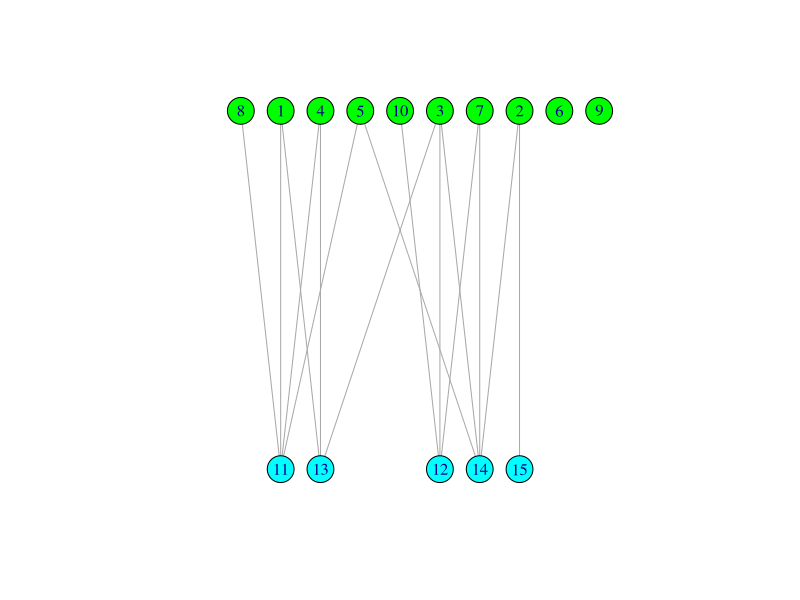
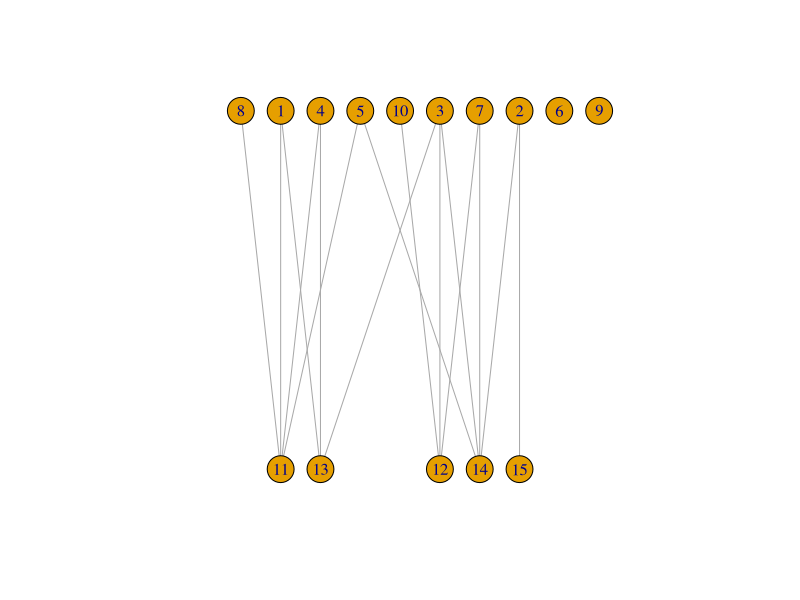

Source code (R) for these figures, in order:
library(igraph)


### Name: layout_as_bipartite
### Title: Simple two-row layout for bipartite graphs
### Aliases: layout_as_bipartite layout.bipartite as_bipartite
### Keywords: graphs

### ** Examples

# Random bipartite graph
inc <- matrix(sample(0:1, 50, replace = TRUE, prob=c(2,1)), 10, 5)
g <- graph_from_incidence_matrix(inc)
plot(g, layout = layout_as_bipartite,
     vertex.color=c("green","cyan")[V(g)$type+1])

# Two columns
g %>%
  add_layout_(as_bipartite()) %>%
  plot()
